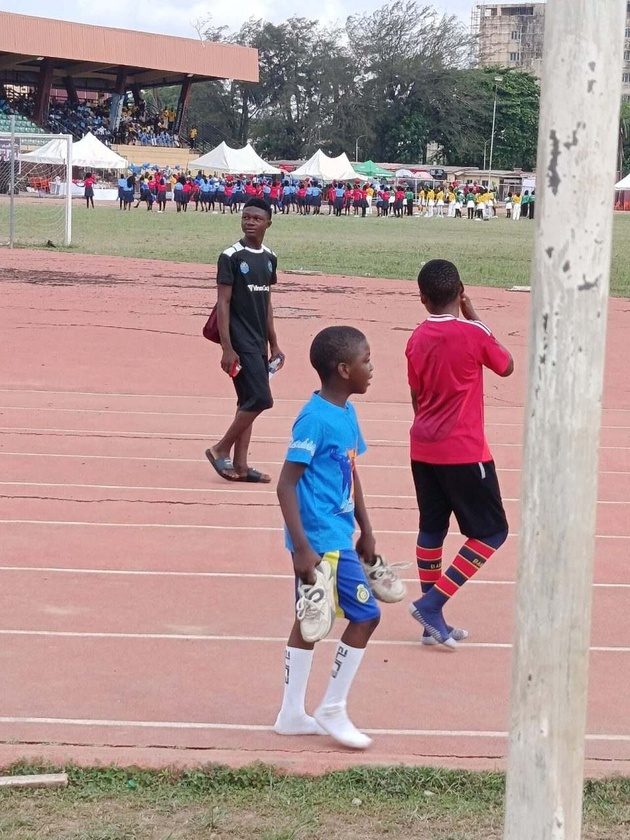
#> input picture tests/fixtures/crop/real/action_03.jpg, 630 x 840 px, shrunk from 960 x 1280 before the run; its folder holds 4 pictures in this run
$ python grid.py
#> lines starting #> are read from the running program, lines starting #| are printed output that depends on the picture
from PIL import Image,ImageDraw;import glob,os
S='data/tmp/labeller_scratch/'
for f in sorted(glob.glob('tests/fixtures/crop/real/*.jpg')):
    n=os.path.basename(f)
    if n.startswith('orient'):continue
    im=Image.open(f).convert('RGB');d=ImageDraw.Draw(im);w,h=im.size
#> further down, im is the input picture: PIL image 630x840 RGB; mean R, G, B 172, 148.2, 146.8
#> after `w, h = im.size`: w = 630; h = 840
    for x in range(0,w,100):
        d.line([x,0,x,h],fill=(255,255,0) if x%500==0 else (0,255,255),width=1);d.text((x+2,2),str(x),fill=(255,255,0))
    for y in range(0,h,100):
        d.line([0,y,w,y],fill=(255,255,0) if y%500==0 else (0,255,255),width=1);d.text((2,y+2),str(y),fill=(255,255,0))
    im.save(S+'g_'+n)
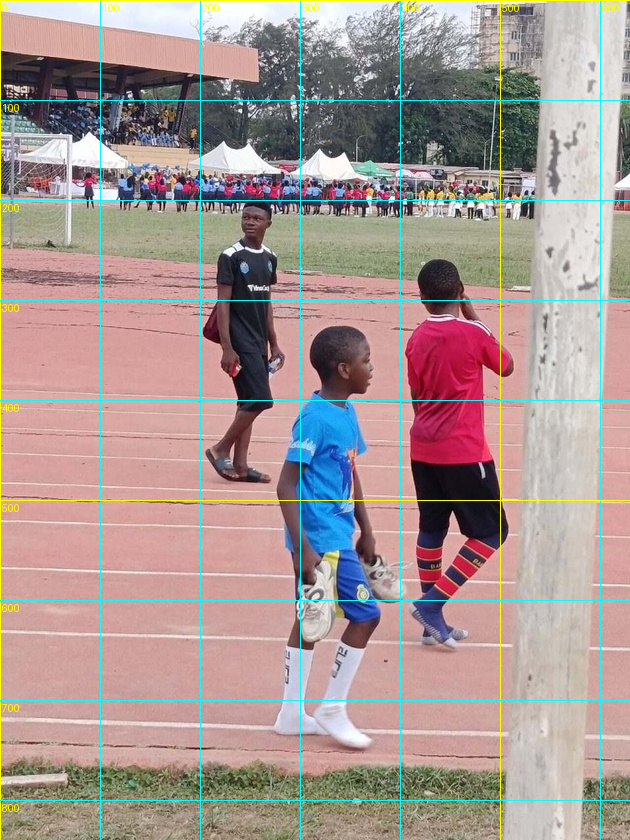
#> saved as g_action_03.jpg: PIL image 630x840 RGB; mean R, G, B 169.7, 150.6, 147.5
#> pass 2 of the loop `for f in sorted(glob.glob('tests/fixtures/crop/real/*.jpg')):`:
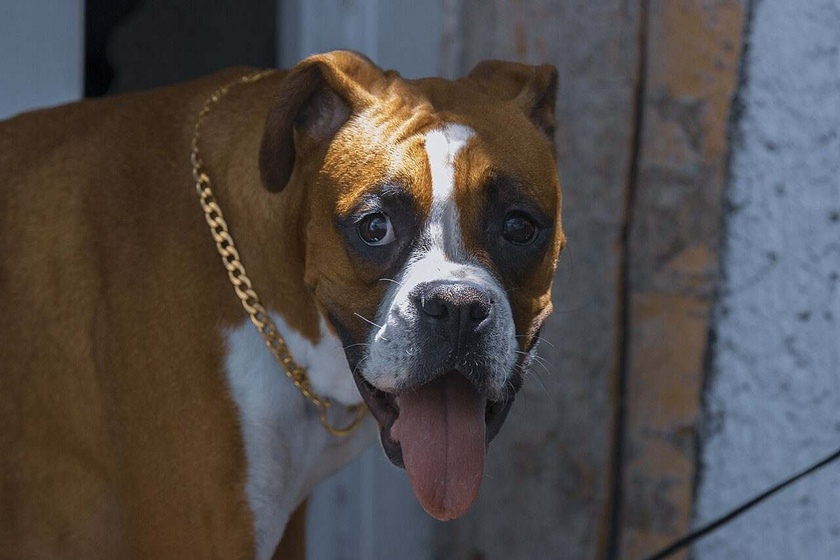
#> input picture tests/fixtures/crop/real/animal_03.jpg, 840 x 560 px, shrunk from 1280 x 853 before the run
#> im is the input picture: PIL image 840x560 RGB; mean R, G, B 81.4, 76.1, 74.8
#> `im.save(S+'g_'+n)`:
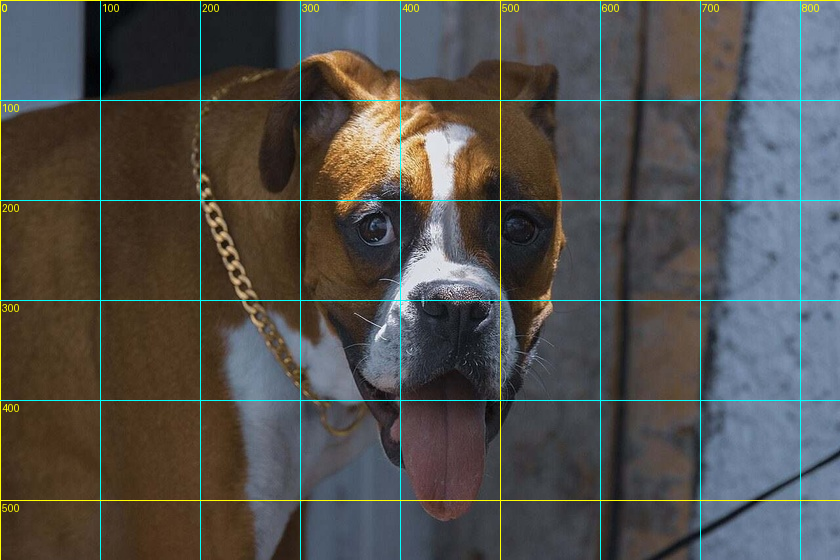
#> saved as g_animal_03.jpg: PIL image 840x560 RGB; mean R, G, B 81.4, 80.2, 77
#> pass 3 of the loop `for f in sorted(glob.glob('tests/fixtures/crop/real/*.jpg')):`:
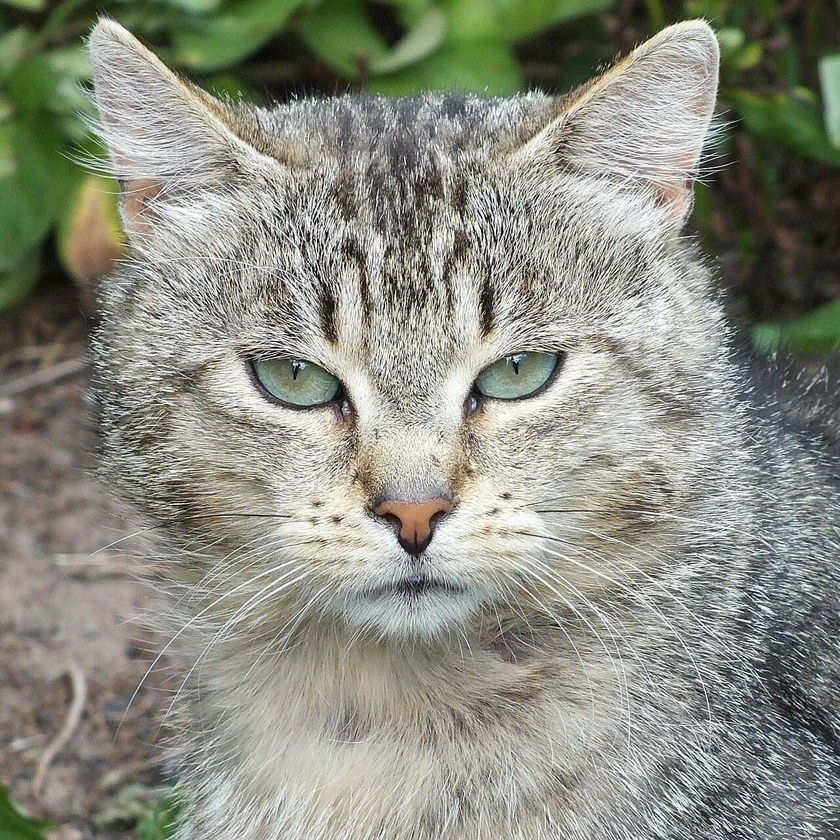
#> input picture tests/fixtures/crop/real/animal_06.jpg, 840 x 840 px, shrunk from 1280 x 1280 before the run
#> im is the input picture: PIL image 840x840 RGB; mean R, G, B 139.1, 141, 129.6
#> `im.save(S+'g_'+n)`:
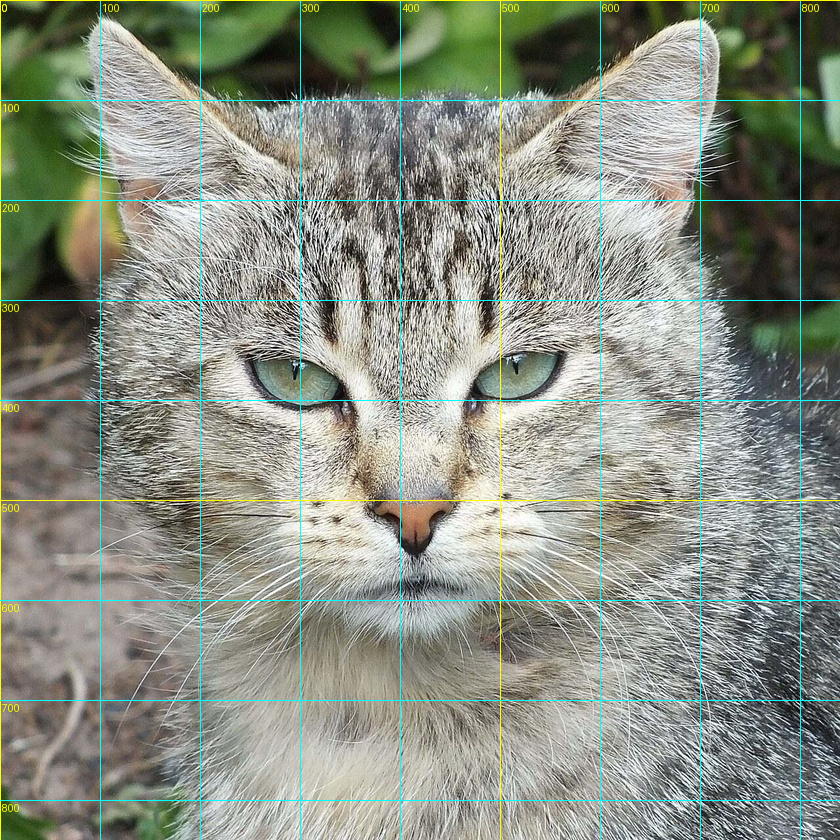
#> saved as g_animal_06.jpg: PIL image 840x840 RGB; mean R, G, B 137.6, 143.7, 131
#> the loop made 4 passes; the first 3 are shown
